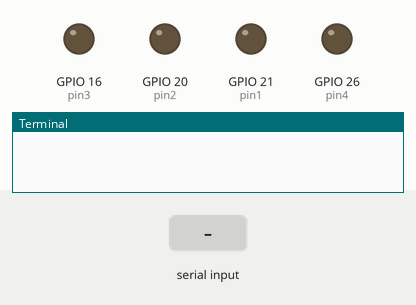
Bench run of a program on a simulated Raspberry Pi (BCM pin numbers). On the bench: output pins drawn as LEDs (lit = HIGH), the last lines printed to the terminal. Dashed ring = blinking. The inputs (shaded band) are chosen by the test bench. The clock reads 2024-03-15 10:24:30 at power-on unless the program sets it.

Above: at 1.2 s.
1.3 s: "z" typed at the terminal, then Enter
At 1.4 s:
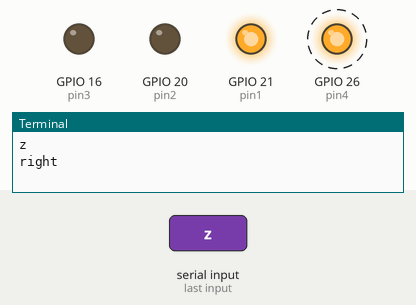
At 7.5 s:
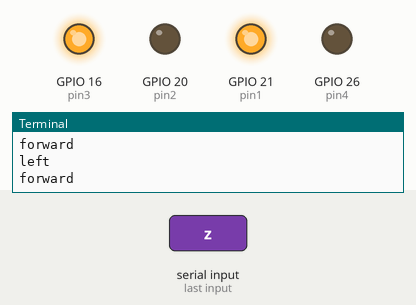
Timing chart, 0 to 10.3 s (numbered marks = the images above; inputs shaded):
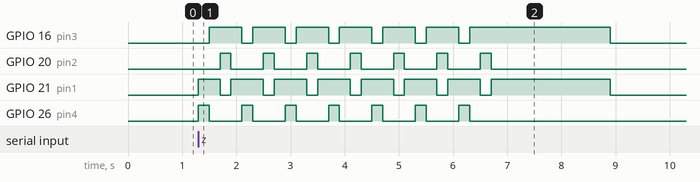

The program:

hindubot_0.6.py
```python
import RPi.GPIO as GPIO
from time import sleep
import time

pin1 = 21
pin2 = 20
pin3 = 16
pin4 = 26


GPIO.setmode(GPIO.BCM)
GPIO.setup(pin1,GPIO.OUT)
GPIO.setup(pin2,GPIO.OUT)
GPIO.setup(pin3,GPIO.OUT)
GPIO.setup(pin4,GPIO.OUT)
GPIO.output(pin1,GPIO.LOW)
GPIO.output(pin2,GPIO.LOW)
GPIO.output(pin3,GPIO.LOW)
GPIO.output(pin4,GPIO.LOW)


def forward():
    print("forward")
    GPIO.output(pin1,GPIO.HIGH)
    GPIO.output(pin2,GPIO.LOW)
    GPIO.output(pin3,GPIO.HIGH)
    GPIO.output(pin4,GPIO.LOW)


def back():
    print("back")
    GPIO.output(pin1,GPIO.LOW)
    GPIO.output(pin2,GPIO.HIGH)
    GPIO.output(pin3,GPIO.LOW)
    GPIO.output(pin4,GPIO.HIGH)

def right():
    print("right")
    GPIO.output(pin1,GPIO.HIGH)
    GPIO.output(pin2,GPIO.LOW)
    GPIO.output(pin3,GPIO.LOW)
    GPIO.output(pin4,GPIO.HIGH)

def left():
    print("left")
    GPIO.output(pin1,GPIO.LOW)
    GPIO.output(pin2,GPIO.HIGH)
    GPIO.output(pin3,GPIO.HIGH)
    GPIO.output(pin4,GPIO.LOW)

def stop():

    GPIO.output(pin1,GPIO.LOW)
    GPIO.output(pin3,GPIO.LOW)
    GPIO.output(pin2,GPIO.LOW)
    GPIO.output(pin4,GPIO.LOW)
def dance():
    t1 = time.time()
    while(True):

        right()
        sleep(0.2)
        forward()
        sleep(0.2)
        left()
        sleep(0.2)
        forward()
        sleep(0.2)
        t2 = time.time()
        if (int(t2-t1) == 5):
            break


while True:
    x = input()
    if x == 'w':
        forward()
    if x == 's':
        back()
    if x == 'a':
        right()
    if x == 'd':
        left()
    if x == 'q':
        stop()
    if x == 'z':
        dance()

    sleep(2)
    stop()


    
```

Measured:
- after the input at 1.3 s, GPIO 16 (pin3): goes 6 × (HIGH 0.60 s, LOW 0.20 s), HIGH 2.6 s, then LOW, starting after 0.20 s; GPIO 20 (pin2): alternates HIGH for 0.20 s and LOW for 0.60 s, 14 changes in all, then stays LOW, starting after 0.40 s
